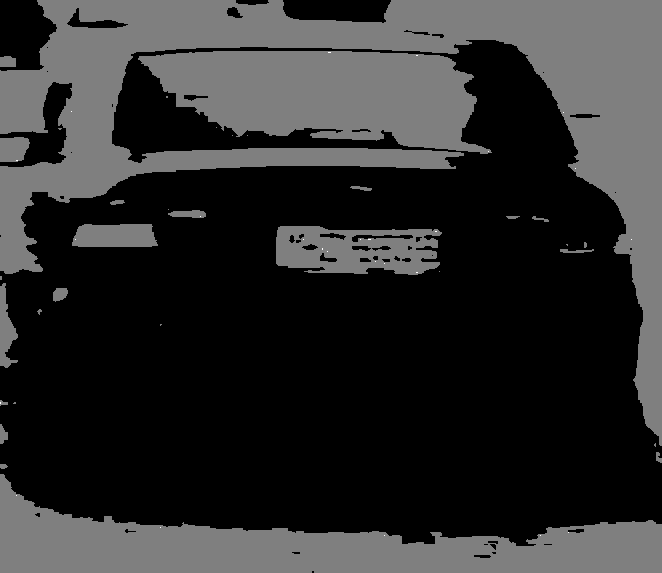
#> input picture 1.jpg, 662 x 573 px; its folder holds only this picture in this run
$ jupyter execute ChooseImage.ipynb   (older library calls are emulated)
#> lines starting #> are read from the running program, lines starting #| are printed output that depends on the picture
[cell 1]
# future membantu untuk menggunakan function baru
#Untuk function print
from __future__ import print_function
#untuk array (math on array, transformation , matrices, linear algebra)
import numpy as np
#a huge open-source library for computer vision, machine learning, and image processing
import cv2
#using the os
import os
#bisa import file, directory selection window
from tkinter import filedialog

def blur_edge(img, d=31):
    # image slicing a[:2] => everything except the first two items
    h, w  = img.shape[:2]
    # create border around the image like a photoframe
    img_pad = cv2.copyMakeBorder(img, d, d, d, d, cv2.BORDER_WRAP)

    img_blur = cv2.GaussianBlur(img_pad, (2*d+1, 2*d+1), -1)[d:-d,d:-d]
    y, x = np.indices((h, w))
    dist = np.dstack([x, w-x-1, y, h-y-1]).min(-1)
    w = np.minimum(np.float32(dist)/d, 1.0)
    return img*w + img_blur*(1-w)

#create linear motion filter
def motion_kernel(angle, d, sz=65):
    kern = np.ones((1, d), np.float32)
    c, s = np.cos(angle), np.sin(angle)
    A = np.float32([[c, -s, 0], [s, c, 0]])
    sz2 = sz // 2
    A[:,2] = (sz2, sz2) - np.dot(A[:,:2], ((d-1)*0.5, 0))
    kern = cv2.warpAffine(kern, A, (sz, sz), flags=cv2.INTER_CUBIC)

    return kern

#create circular defocus kernel
def defocus_kernel(d, sz=65):
    #returns an array 2d, unsigned integer of 8 bit
    kern = np.zeros((sz, sz), np.uint8)
    #draw a circle on the image
    cv2.circle(kern, (sz, sz), d, 255, -1, cv2.CV_AA, shift=1)
    #turn to float
    kern = np.float32(kern) / 255.0
    return kern


if __name__ == '__main__':
    print(__doc__)
    import sys, getopt
    opts, args = getopt.getopt(sys.argv[1:], 'f:', ['circle', 'angle=', 'd=', 'snr='])
    opts = dict(opts)
    try:
        fn = args[0]
    except:
        fn = filedialog.askopenfilename(initialdir=os.getcwd(), title="Select image file", filetype=(("JPG File", "*.jpg"), ("PNG file", "*.png"), ("All Files", "*.*")))

    win = 'deconvolution'

    img_bw = cv2.imread(fn, 0)
#> img_bw is the input picture: shape (573, 662); min 0, max 2, mean 0.359
    img_rgb = cv2.imread(fn, 1)

    if img_bw is None and img_rgb is None:
        print('Failed to load image:', fn)
        sys.exit(1)

    img_r = np.zeros_like(img_bw)
    img_g = np.zeros_like(img_bw)
    img_b = np.zeros_like(img_bw)

    img_r = img_rgb[..., 0]
    img_g = img_rgb[..., 1]

    img_b = img_rgb[..., 2]

    img_rgb = np.float32(img_rgb)/255.0
    img_bw = np.float32(img_bw)/255.0
    img_r = np.float32(img_r)/255.0
    img_g = np.float32(img_g)/255.0
    img_b = np.float32(img_b)/255.0

    cv2.imshow('input', img_rgb)

    # img_bw = blur_edge(img_bw)
    img_r = blur_edge(img_r)
#> in blur_edge, `img_pad = cv2.copyMakeBorder(img, d, d, d, d, cv2.BORDER_WRAP)`:
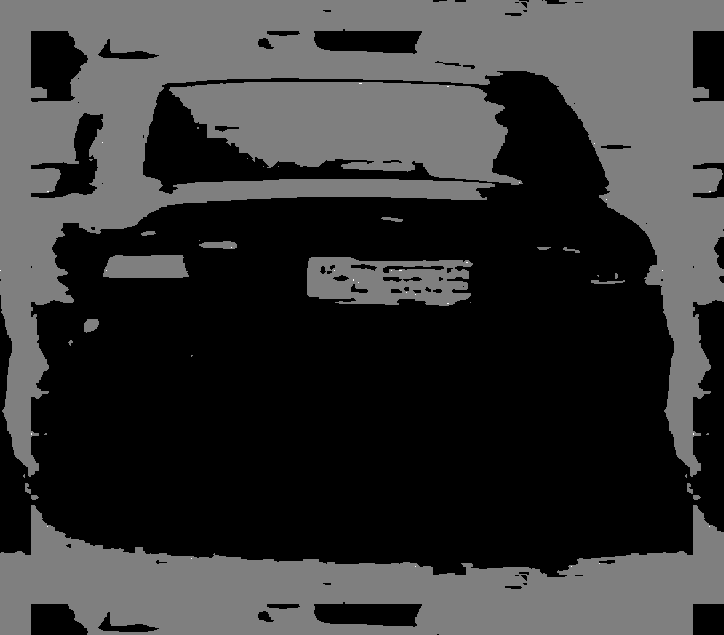
#> img_pad: shape (635, 724) float32; min 0, max 0.00784, mean 0.0017; drawn with min black and max white
#> in blur_edge, `img_blur = cv2.GaussianBlur(img_pad, (2*d+1, 2*d+1), -1)[d:-d,d:-d]`:
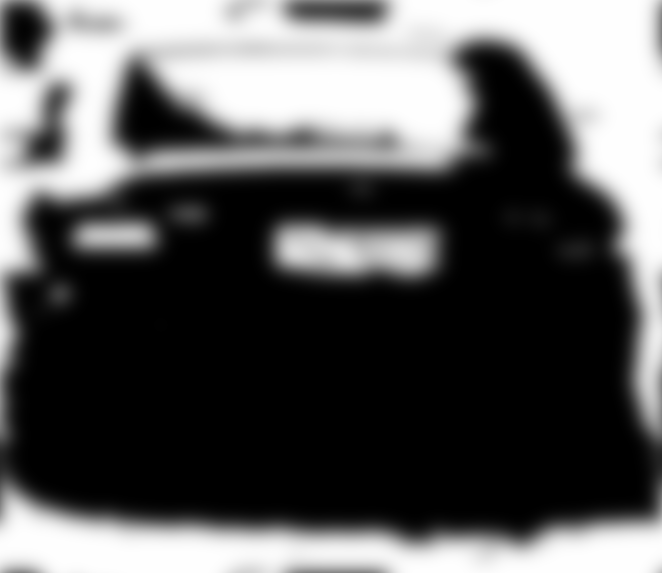
#> img_blur: shape (573, 662) float32; min 0, max 0.00392, mean 0.00141; drawn with min black and max white
#> in blur_edge, `w = np.minimum(np.float32(dist)/d, 1.0)`:
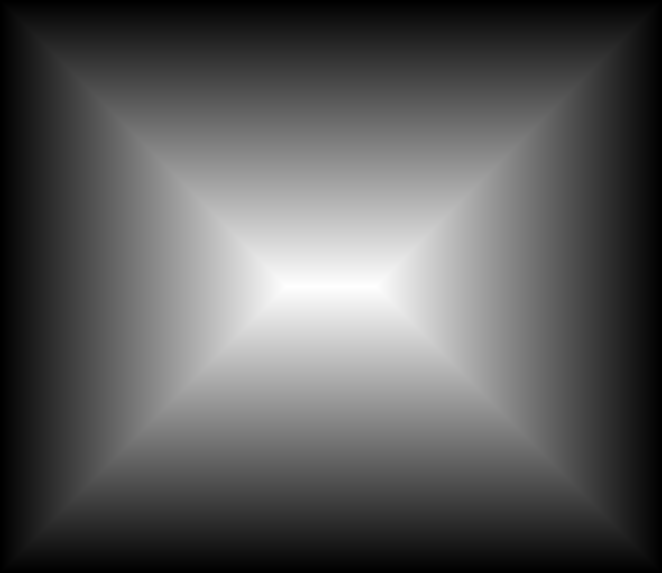
#> dist: shape (573, 662) int64; min 0, max 286, mean 101.4; drawn with min black and max white
#> in blur_edge, `return img*w + img_blur*(1-w)`:
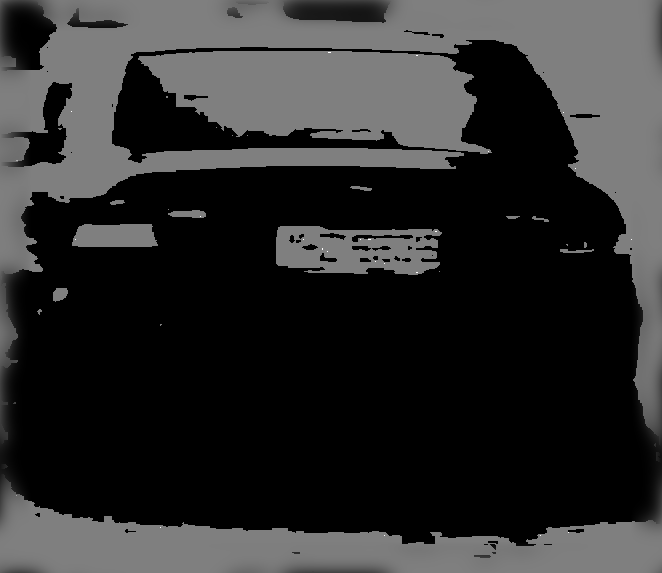
#> returned value: shape (573, 662) float32; min 0, max 0.00784, mean 0.0014; drawn with min black and max white
    img_g = blur_edge(img_g)
    img_b = blur_edge(img_b)

    # IMG_BW = cv2.dft(img_bw, flags=cv2.DFT_COMPLEX_OUTPUT)
    IMG_R = cv2.dft(img_r, flags=cv2.DFT_COMPLEX_OUTPUT)
    IMG_G = cv2.dft(img_g, flags=cv2.DFT_COMPLEX_OUTPUT)
    IMG_B = cv2.dft(img_b, flags=cv2.DFT_COMPLEX_OUTPUT)

    defocus = '--circle' in opts

    def update(_):
        #convert degree to radian, get track bar slider value of what window ("deconvolution")
        ang = np.deg2rad( cv2.getTrackbarPos('angle', win) )
         #get track bar slider value diameter of what window ("deconvolution")
        d = cv2.getTrackbarPos('d', win)
         #get track bar slider value noise of what window ("deconvolution")
        noise = 10**(-0.1*cv2.getTrackbarPos('SNR (db)', win))
        #create defocus kernel
        if defocus:
            psf = defocus_kernel(d)
        #create motion kerneL
        else:
            psf = motion_kernel(ang, d)
            #point spread function
        cv2.imshow('psf', psf)
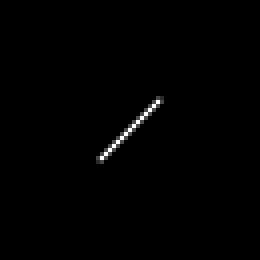
#> window 'psf': shape (65, 65) (shown 4 times larger); min 0, max 255, mean 1.5
        #print(psf)
        psf /= psf.sum()
        psf_pad = np.zeros_like(img_bw)
        kh, kw = psf.shape
        psf_pad[:kh, :kw] = psf
        PSF = cv2.dft(psf_pad, flags=cv2.DFT_COMPLEX_OUTPUT, nonzeroRows = kh)
        PSF2 = (PSF**2).sum(-1)
        iPSF = PSF / (PSF2 + noise)[...,np.newaxis]

        #performs the per-element multiplication of two fourier spectrums
        # RES_BW = cv2.mulSpectrums(IMG_BW, iPSF, 0)
        RES_R = cv2.mulSpectrums(IMG_R, iPSF, 0)
        RES_G = cv2.mulSpectrums(IMG_G, iPSF, 0)
        RES_B = cv2.mulSpectrums(IMG_B, iPSF, 0)

        # IDFT adalah inverse discrete fourier transform, ini memberi tahu kalau signal x bisa direcover
        #dari DFT X dengan mengambil inverse DFT

        # res_bw = cv2.idft(RES_BW, flags=cv2.DFT_SCALE | cv2.DFT_REAL_OUTPUT )
        res_r = cv2.idft(RES_R, flags=cv2.DFT_SCALE | cv2.DFT_REAL_OUTPUT )
        res_g = cv2.idft(RES_G, flags=cv2.DFT_SCALE | cv2.DFT_REAL_OUTPUT )
        res_b = cv2.idft(RES_B, flags=cv2.DFT_SCALE | cv2.DFT_REAL_OUTPUT )

        res_rgb = np.zeros_like(img_rgb)
        res_rgb[..., 0] = res_r
        res_rgb[..., 1] = res_g
        res_rgb[..., 2] = res_b

        #np roll = element of the input aray are being shifted
        # res_bw = np.roll(res_bw, -kh//2, 0)
        # res_bw = np.roll(res_bw, -kw//2, 1)
        res_rgb = np.roll(res_rgb, -kh//2, 0)
        res_rgb = np.roll(res_rgb, -kw//2, 1)
        cv2.imshow(win, res_rgb)


    cv2.namedWindow(win)
    cv2.namedWindow('psf', 0)
    cv2.createTrackbar('angle', win, int(opts.get('--angle', 135)), 180, update)
    cv2.createTrackbar('d', win, int(opts.get('--d', 22)), 50, update)
    cv2.createTrackbar('SNR (db)', win, int(opts.get('--snr', 25)), 50, update)
    update(None)

    while True:
        ch = cv2.waitKey() & 0xFF
#> (key q is pressed here)
        if ch == 27:                # press ESC key to exit
            cv2.destroyAllWindows()
            break
        if ch == ord('q'):
            defocus = not defocus
            update(None)
#> in defocus_kernel, `cv2.circle(kern, (sz, sz), d, 255, -1, cv2.CV_AA, shift=1)`:
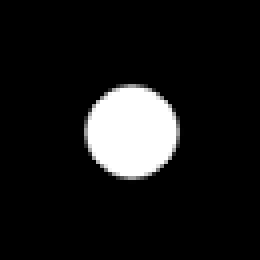
#> kern: shape (65, 65) (shown 4 times larger); min 0, max 255, mean 25.3
#> in update (call 2), `psf_pad[:kh, :kw] = psf`:
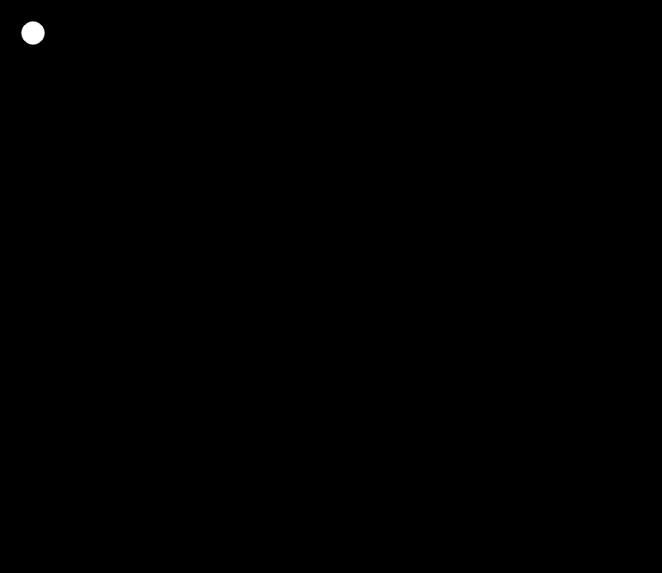
#> psf_pad: shape (573, 662) float32; min 0, max 0.00239, mean 2.64e-06; drawn with min black and max white
#> in update (call 2), `res_r = cv2.idft(RES_R, flags=cv2.DFT_SCALE | cv2.DFT_REAL_OUTPUT )`:
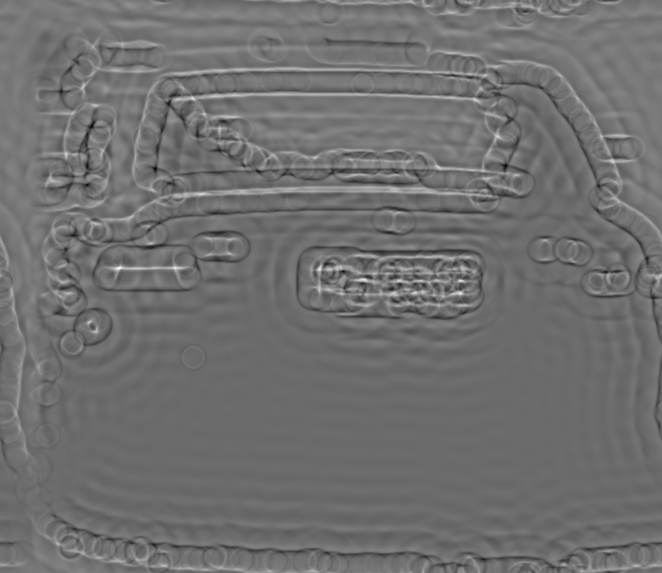
#> res_r: shape (573, 662) float32; min -0.0298, max 0.0411, mean 0.0014; drawn with min black and max white
#> in update (call 2), `res_rgb = np.roll(res_rgb, -kh//2, 0)`:
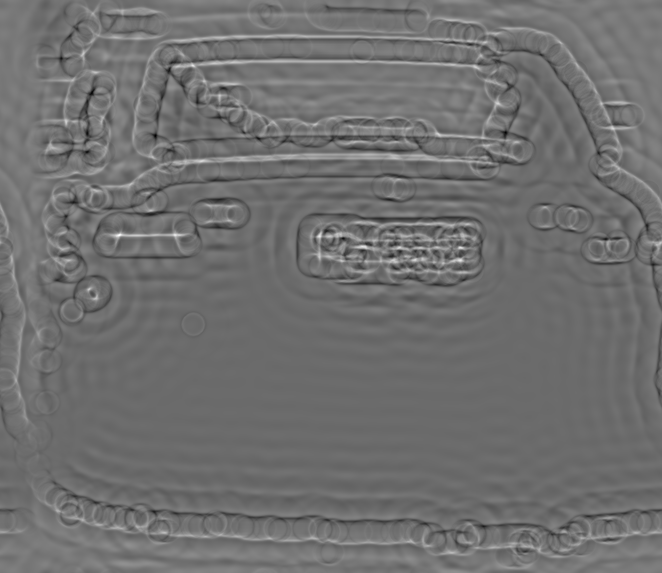
#> res_rgb: shape (573, 662, 3) float32; min -0.0298, max 0.0411, mean 0.0014; drawn with min black and max white
#> in update (call 2), `res_rgb = np.roll(res_rgb, -kw//2, 1)`:
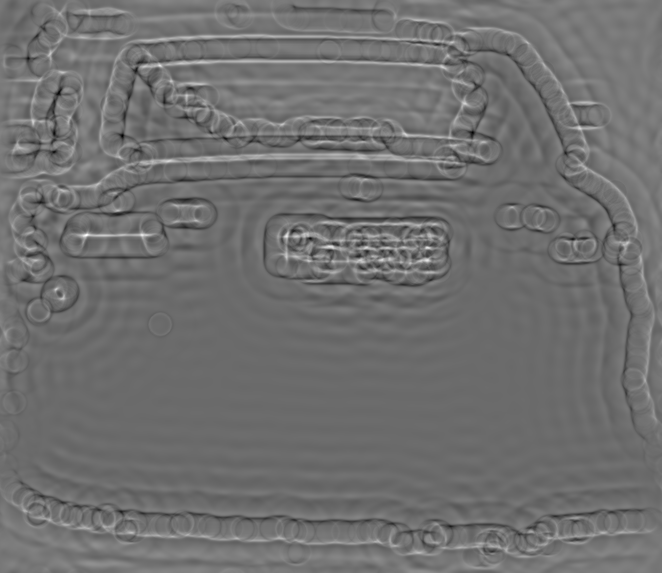
#> res_rgb: shape (573, 662, 3) float32; min -0.0298, max 0.0411, mean 0.0014; drawn with min black and max white
            cv2.destroyAllWindows()
